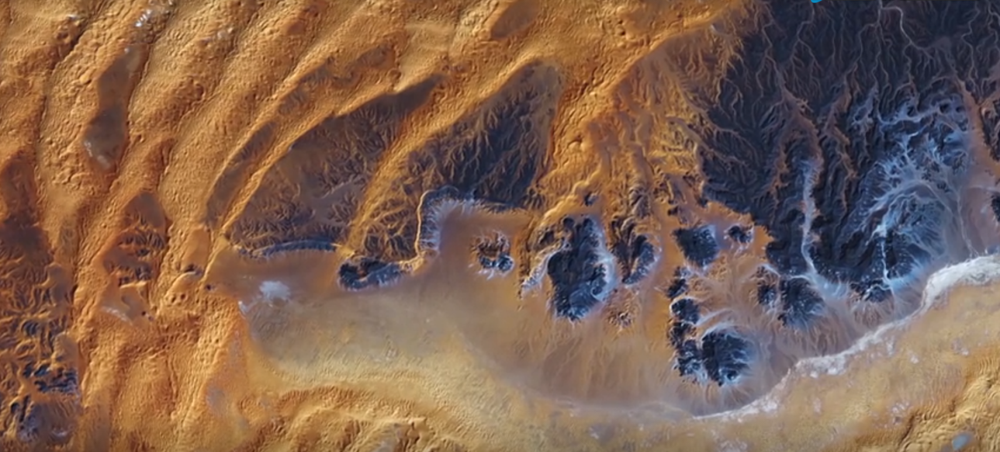
#> input picture python/vision-ai/opencv/cv-image-base/color-earth.png, 1000 x 452 px, shrunk from 1600 x 724 before the run
$ python image-gradient.py   (older library calls are emulated)
#> lines starting #> are read from the running program, lines starting #| are printed output that depends on the picture
#!/usr/bin/env python

'''
图像梯度原理：
OpenCV提供了三种不同的梯度滤波器(高通滤波器)：Sobel，Scharr和Laplacian。
Sobel和Scharr是求一阶或二阶导数。
Scharr是对Sobel(使用小的卷积核求解梯度角度时)的优化，Laplacian是求二阶导数。
https://www.kancloud.cn/aollo/aolloopencv
'''

import cv2
import numpy
from matplotlib import pyplot as plt

img = cv2.imread('color-earth.png',0)
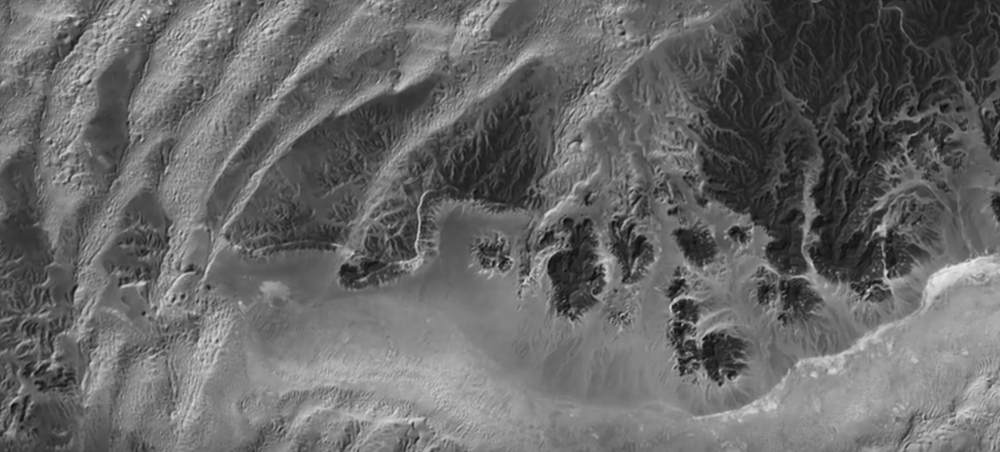
#> img: shape (452, 1000); min 12, max 238, mean 103.9
laplacian = cv2.Laplacian(img,cv2.CV_64F)
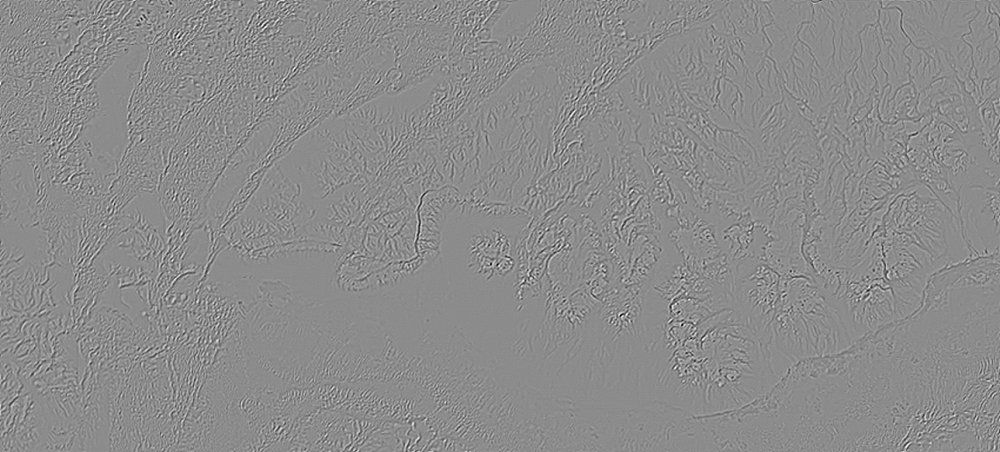
#> laplacian: shape (452, 1000) float64; min -157, max 129, mean 0; drawn with min black and max white
sobelx = cv2.Sobel(img,cv2.CV_64F,1,0,ksize=5)
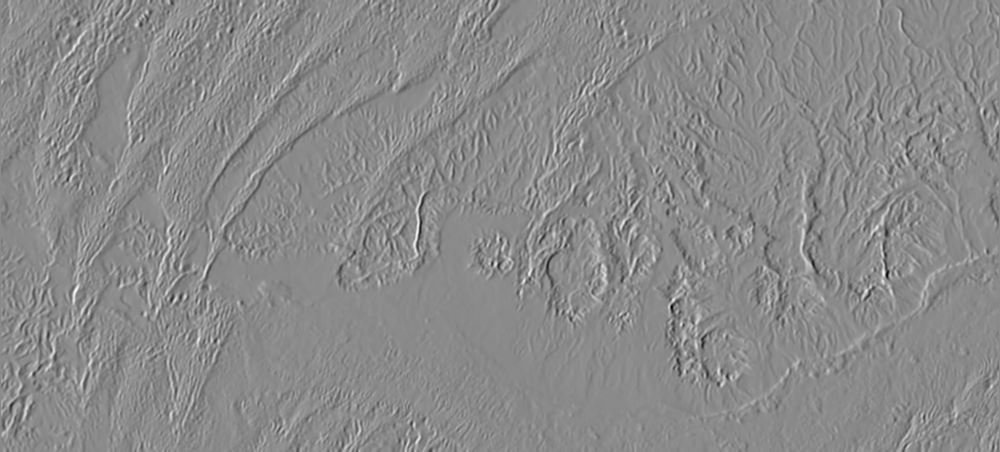
#> sobelx: shape (452, 1000) float64; min -7271, max 6129, mean 1.4; drawn with min black and max white
sobely = cv2.Sobel(img,cv2.CV_64F,0,1,ksize=5)
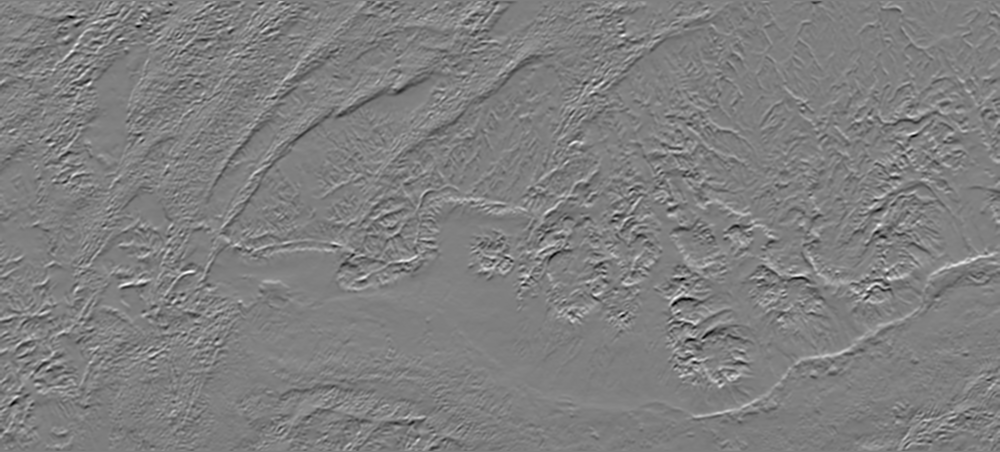
#> sobely: shape (452, 1000) float64; min -5463, max 5462, mean 4.9; drawn with min black and max white

plt.subplot(2,2,1),plt.imshow(img,cmap='gray')
plt.title('original'),plt.xticks([]),plt.yticks([])
plt.subplot(2,2,2),plt.imshow(laplacian,cmap='gray')
plt.title('laplacian'),plt.xticks([]),plt.yticks([])
plt.subplot(2,2,3),plt.imshow(sobelx,cmap='gray')
plt.title('Sobel X'),plt.xticks([]),plt.yticks([])
plt.subplot(2,2,4),plt.imshow(sobely,cmap='gray')
plt.title('Sobel Y'),plt.xticks([]),plt.yticks([])

plt.show()
